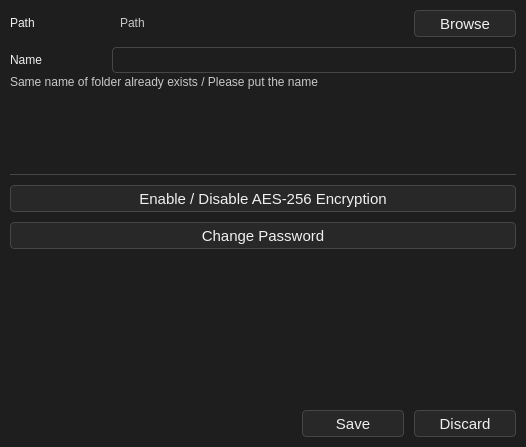
<?xml version="1.0" encoding="UTF-8"?>
<ui version="4.0">
 <class>Dialog</class>
 <widget class="QDialog" name="Dialog">
  <property name="geometry">
   <rect>
    <x>0</x>
    <y>0</y>
    <width>526</width>
    <height>447</height>
   </rect>
  </property>
  <property name="windowTitle">
   <string>Dialog</string>
  </property>
  <property name="styleSheet">
   <string notr="true">QMainWindow{
	background: rgb(30, 30, 30);
}

QWidget{
	background: rgb(30, 30, 30);
	color: rgb(240, 240, 240);
	font: 12pt &quot;Arial&quot;;
}QWidget::disabled{
	color: rgb(150, 150, 150);
}

/* LABEL */
QLabel{
	max-width: 100px;
	min-width: 100px;
	max-height: 24px;
	min-height: 24px;
}

/* PUSHBUTTON */
QPushButton{
	font: 11pt;
	min-width: 100px;
	min-height: 25px;
	background: rgb(40, 40, 40);
	border: 1px solid rgb(70, 70, 70);
	border-radius: 4px;
}QPushButton:hover{
	background: rgb(60, 60, 60);
}
QPushButton::pressed{
	background: rgb(40, 40, 40);
}

/* LINEEDIT */
QLineEdit{
	font: 10pt;
	border: 1px solid rgb(70, 70, 70);
	border-radius: 4px;
	min-height: 24px;
	max-height: 24px;
}




</string>
  </property>
  <layout class="QGridLayout" name="gridLayout">
   <property name="leftMargin">
    <number>10</number>
   </property>
   <property name="topMargin">
    <number>10</number>
   </property>
   <property name="rightMargin">
    <number>10</number>
   </property>
   <property name="bottomMargin">
    <number>10</number>
   </property>
   <property name="spacing">
    <number>10</number>
   </property>
   <item row="0" column="0">
    <layout class="QHBoxLayout" name="horizontalLayout_2">
     <item>
      <widget class="QLabel" name="folderLabel">
       <property name="text">
        <string>Path </string>
       </property>
      </widget>
     </item>
     <item>
      <widget class="QLabel" name="folderPathLabel">
       <property name="sizePolicy">
        <sizepolicy hsizetype="Expanding" vsizetype="Preferred">
         <horstretch>0</horstretch>
         <verstretch>0</verstretch>
        </sizepolicy>
       </property>
       <property name="styleSheet">
        <string notr="true">	font: 9pt;
	color: rgb(200, 200, 200);
	max-width: 2000px;</string>
       </property>
       <property name="text">
        <string>Path</string>
       </property>
       <property name="alignment">
        <set>Qt::AlignmentFlag::AlignLeading|Qt::AlignmentFlag::AlignLeft|Qt::AlignmentFlag::AlignVCenter</set>
       </property>
      </widget>
     </item>
     <item>
      <widget class="QPushButton" name="browseButton">
       <property name="text">
        <string>Browse</string>
       </property>
      </widget>
     </item>
    </layout>
   </item>
   <item row="1" column="0">
    <layout class="QVBoxLayout" name="verticalLayout">
     <property name="spacing">
      <number>2</number>
     </property>
     <item>
      <layout class="QHBoxLayout" name="horizontalLayout">
       <item>
        <widget class="QLabel" name="nameLabel">
         <property name="text">
          <string>Name</string>
         </property>
        </widget>
       </item>
       <item>
        <widget class="QLineEdit" name="nameLineEdit"/>
       </item>
      </layout>
     </item>
     <item>
      <widget class="QLabel" name="nameInfoLabel">
       <property name="styleSheet">
        <string notr="true">font: 9pt;
color: rgb(200, 200, 200);
max-width: 2000px;
min-height: 0px;

</string>
       </property>
       <property name="text">
        <string>Same name of folder already exists / Please put the name</string>
       </property>
      </widget>
     </item>
    </layout>
   </item>
   <item row="2" column="0">
    <spacer name="verticalSpacer">
     <property name="orientation">
      <enum>Qt::Orientation::Vertical</enum>
     </property>
     <property name="sizeHint" stdset="0">
      <size>
       <width>20</width>
       <height>60</height>
      </size>
     </property>
    </spacer>
   </item>
   <item row="3" column="0">
    <widget class="Line" name="line">
     <property name="styleSheet">
      <string notr="true">background: rgb(70, 70, 70);
border: 0px;
min-height: 1px;
max-height: 1px;</string>
     </property>
     <property name="orientation">
      <enum>Qt::Orientation::Horizontal</enum>
     </property>
    </widget>
   </item>
   <item row="4" column="0">
    <widget class="QPushButton" name="enableEncryptionButton">
     <property name="text">
      <string>Enable / Disable AES-256 Encryption</string>
     </property>
    </widget>
   </item>
   <item row="5" column="0">
    <widget class="QPushButton" name="changePasswordButton">
     <property name="text">
      <string>Change Password</string>
     </property>
    </widget>
   </item>
   <item row="6" column="0">
    <spacer name="verticalSpacer_2">
     <property name="orientation">
      <enum>Qt::Orientation::Vertical</enum>
     </property>
     <property name="sizeHint" stdset="0">
      <size>
       <width>20</width>
       <height>59</height>
      </size>
     </property>
    </spacer>
   </item>
   <item row="7" column="0">
    <spacer name="verticalSpacer_3">
     <property name="orientation">
      <enum>Qt::Orientation::Vertical</enum>
     </property>
     <property name="sizeHint" stdset="0">
      <size>
       <width>20</width>
       <height>60</height>
      </size>
     </property>
    </spacer>
   </item>
   <item row="8" column="0">
    <layout class="QHBoxLayout" name="horizontalLayout_3">
     <item>
      <spacer name="horizontalSpacer">
       <property name="orientation">
        <enum>Qt::Orientation::Horizontal</enum>
       </property>
       <property name="sizeHint" stdset="0">
        <size>
         <width>40</width>
         <height>20</height>
        </size>
       </property>
      </spacer>
     </item>
     <item>
      <widget class="QPushButton" name="saveButton">
       <property name="text">
        <string>Save</string>
       </property>
      </widget>
     </item>
     <item>
      <widget class="QPushButton" name="discardButton">
       <property name="text">
        <string>Discard</string>
       </property>
      </widget>
     </item>
    </layout>
   </item>
  </layout>
 </widget>
 <resources/>
 <connections/>
</ui>
